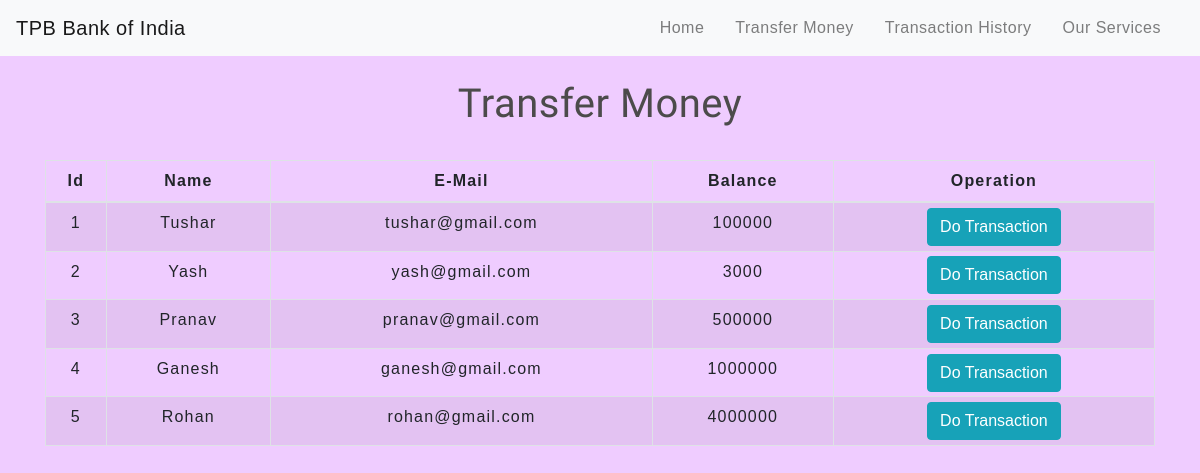
The app's page /transfermoney.php with its own data.
### tables this page shows
CREATE TABLE `users` (
  `id` int(3) NOT NULL,
  `name` text NOT NULL,
  `email` varchar(30) NOT NULL,
  `balance` int(8) NOT NULL
);

### transfermoney.php (the view, shortened to what this page needs)
<!DOCTYPE html>
<html lang="en">
<head>
    <link rel="stylesheet" href="https://maxcdn.bootstrapcdn.com/bootstrap/4.0.0/css/bootstrap.min.css">
    <link rel="stylesheet" type="text/css" href="css/table.css">
    <link rel="stylesheet" type="text/css" href="css/navbar.css">
</head>
<body>
<?php
    include 'config.php';
    $sql = "SELECT * FROM users";
    $result = mysqli_query($conn,$sql);
?>
<?php
  include 'navbar.php';
?>
<div class="container">
        <h2 class="text-center pt-4">Transfer Money</h2>
        <br>
            <div class="row">
                <div class="col">
                    <div class="table-responsive-sm">
                    <table class="table table-hover table-sm table-striped table-condensed table-bordered">
                        <thead>
                            <tr>
                            <th scope="col" class="text-center py-2">Id</th>
                            <th scope="col" class="text-center py-2">Name</th>
                            <th scope="col" class="text-center py-2">E-Mail</th>
                            <th scope="col" class="text-center py-2">Balance</th>
                            <th scope="col" class="text-center py-2">Operation</th>
                            </tr>
                        </thead>
                        <tbody>
                <?php
                    while($rows=mysqli_fetch_assoc($result)){
?>
                    <tr>
                       <td class="py-2"><?php echo $rows['id'] ?></td>
                        <td class="py-2"><?php echo $rows['name']?></td>
                        <td class="py-2"><?php echo $rows['email']?></td>
                        <td class="py-2"><?php echo $rows['balance']?></td>
                        <td><a href="selecteduserdetail.php?id= <?php echo $rows['id'] ;?>"> <button type="button" class="btn btn-info">Do Transaction</button></a></td>
                    </tr>
                <?php
                    }
                ?>
                        </tbody>
                    </table>
                    </div>
                </div>
            </div>
         </div>
</body>
</html>

### navbar.php (shortened to what this page needs)
<nav class=" navbar navbar-expand-lg navbar-light bg-light">
      <a class="navbar-brand" href="index.php">TPB Bank of India</a>
      <div class="collapse navbar-collapse" id="collapsibleNavbar">
            <ul class="navbar-nav ml-auto">
              <li class="nav-item">
                <a class="nav-link" href="index.php">Home</a>
              </li>
              <li class="nav-item">
                <a class="nav-link" href="transfermoney.php">Transfer Money</a>
              </li>
              <li class="nav-item">
                <a class="nav-link" href="transactionhistory.php">Transaction History</a>
              </li>
              <li class="nav-item">
                <a class="nav-link" href="our.html">Our Services</a>
              </li>
          </div>
       </nav>

### css/table.css (style rules this page uses)
* { padding: 0; margin: 0; box-sizing: border-box; font-family: sans-serif; }
h2 { font-size: 40px; }
table { letter-spacing: 1.2px; }
td { text-align: center; }
button { border:none; background: #d9d9d9; transition: 1s; }

### css/navbar.css (style rules this page uses)
.nav-link { margin-right: 15px; color:#2F363F; letter-spacing: 0.5px; transition: 0.5s; }
.navbar-brand { color: #4C4B4B; letter-spacing: 0.5px; }
h2 { color: #4C4B4B; letter-spacing: 0.5px; font-family: raleway; }

### transfermoney.php (style rules this page uses)
button { transition: 1.5s; }
body { background-color:#efccff; }

### records on screen
users: id "1", name "Tushar", email "tushar@gmail.com", balance "100000"
users: id "2", name "Yash", email "yash@gmail.com", balance "3000"
users: id "3", name "Pranav", email "pranav@gmail.com", balance "500000"
users: id "4", name "Ganesh", email "ganesh@gmail.com", balance "1000000"
users: id "5", name "Rohan", email "rohan@gmail.com", balance "4000000"
